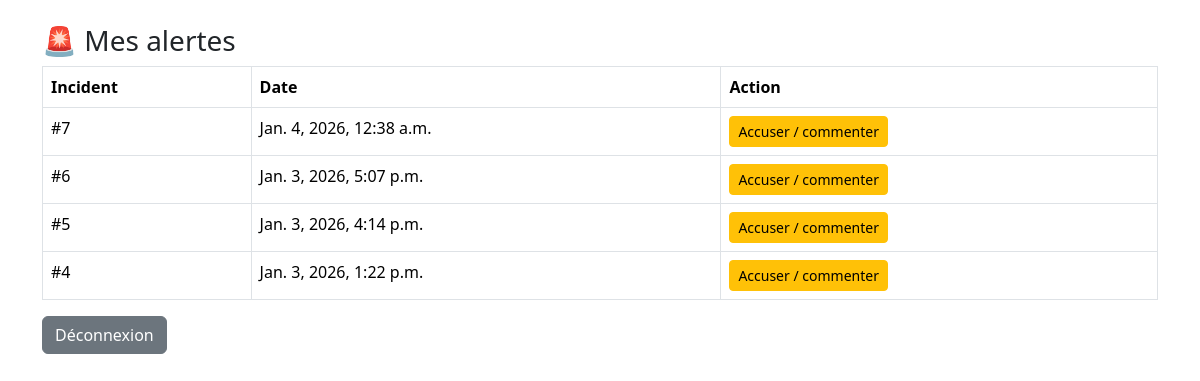
Screenshot of /mes-alertes/ (signed in) with the database file from the repository.
### myapp/models.py (models this page shows, shortened)
class AccuseReception(models.Model):
    incident = models.ForeignKey(Incident, on_delete=models.CASCADE)
    operateur = models.ForeignKey(Operateur, on_delete=models.CASCADE)
    vu = models.BooleanField(default=False)
    commentaire = models.TextField(blank=True)
    date = models.DateTimeField(auto_now_add=True)
    class Meta:
        unique_together = ("incident", "operateur")

class Incident(models.Model):
    date_debut = models.DateTimeField(default=timezone.now)
    date_fin = models.DateTimeField(null=True, blank=True)
    compteur_alerte = models.IntegerField(default=0)
    temperature_max = models.FloatField(default=0)
    resolu = models.BooleanField(default=False)

### myapp/views.py (the view)
# urls.py: path("mes-alertes/", views.mes_alertes, name="mes_alertes"),
@login_required
def mes_alertes(request):
    try:
        operateur = Operateur.objects.get(user=request.user)
    except Operateur.DoesNotExist:
        return redirect("dashboard")
    accuses = AccuseReception.objects.filter(operateur=operateur).select_related("incident").order_by("-date")
    return render(request, "mes_alertes.html", {"accuses": accuses})

### myapp/templates/mes_alertes.html (shortened to what this page needs)
<!DOCTYPE html>
<html>
<head>
    <link href="https://cdn.jsdelivr.net/npm/bootstrap@5.3.3/dist/css/bootstrap.min.css" rel="stylesheet">
</head>
<body class="container py-4">
<h3>🚨 Mes alertes</h3>
<table class="table table-bordered">
    <thead>
        <tr>
            <th>Incident</th>
            <th>Date</th>
            <th>Action</th>
        </tr>
    </thead>
    <tbody>
    {% for a in accuses %}
        <tr>
            <td>#{{ a.incident.id }}</td>
            <td>{{ a.date }}</td>
            <td>
                <a href="{% url 'accuser_reception' a.id %}" class="btn btn-sm btn-warning">
                    Accuser / commenter
                </a>
            </td>
        </tr>
    {% empty %}
        <tr>
            <td colspan="3">Aucune alerte</td>
        </tr>
    {% endfor %}
    </tbody>
</table>
<a href="{% url 'logout' %}" class="btn btn-secondary">Déconnexion</a>
</body>
</html>

### rows the page displays
AccuseReception: incident.id "7", date "Jan. 4, 2026, 12:38 a.m."
AccuseReception: incident.id "6", date "Jan. 3, 2026, 5:07 p.m."
AccuseReception: incident.id "5", date "Jan. 3, 2026, 4:14 p.m."
AccuseReception: incident.id "4", date "Jan. 3, 2026, 1:22 p.m."
